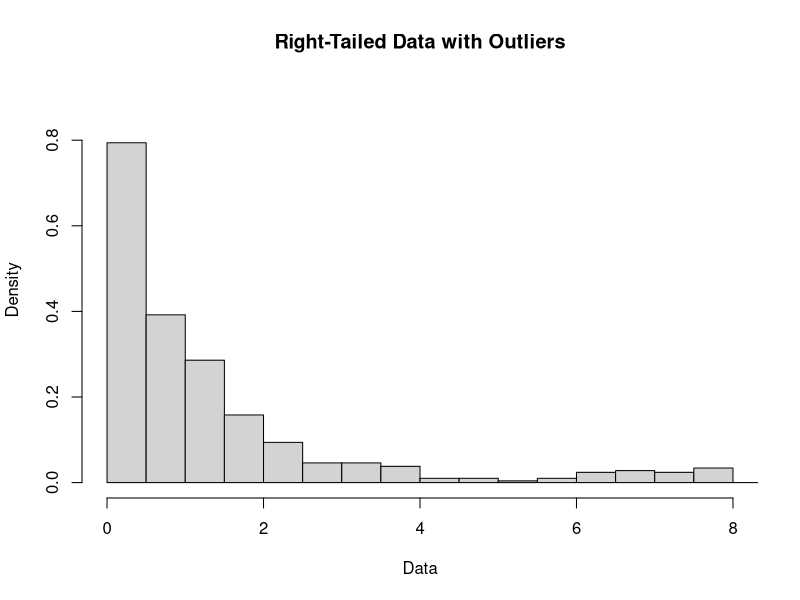
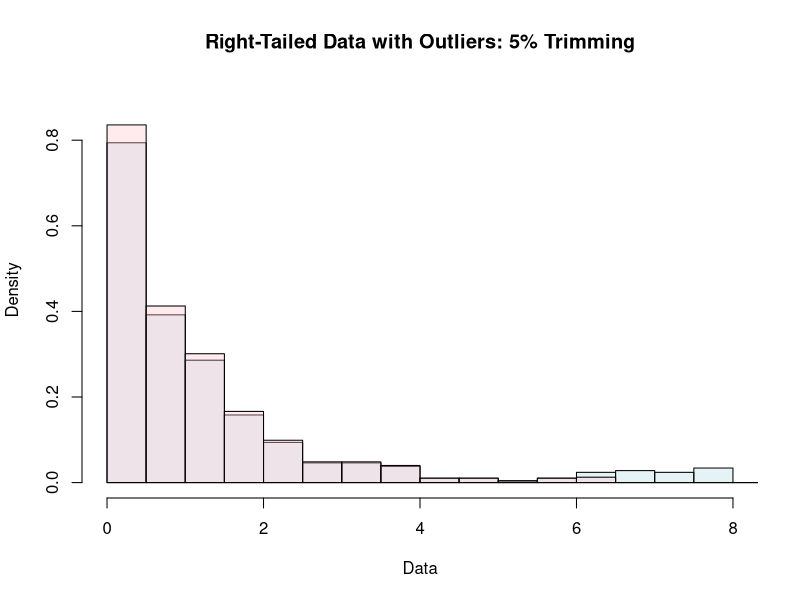
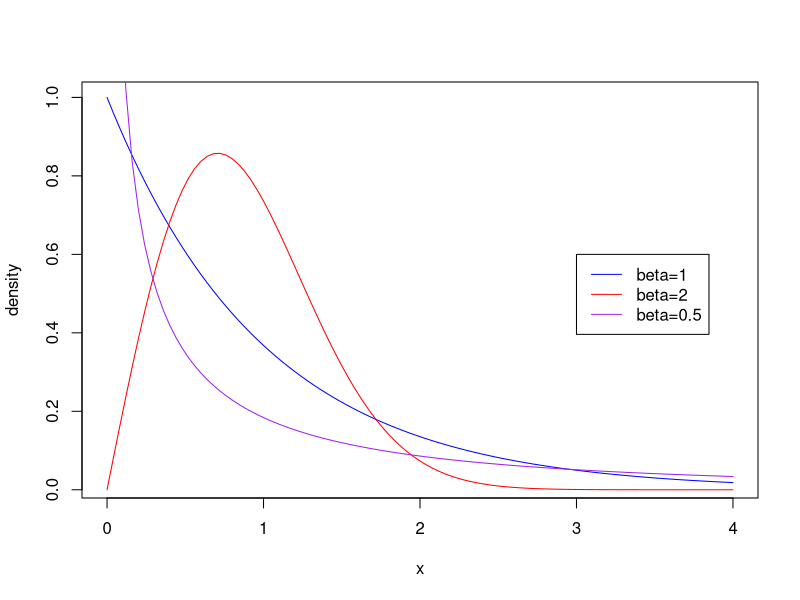

The R source for these figures, in order:
## ---- chunk 1
knitr::opts_chunk$set(cache=TRUE)
knitr::opts_chunk$set(fig.path='figs/')
knitr::opts_chunk$set(cache.path='cache/')

knitr::opts_chunk$set(
                  fig.process = function(x) {
                      x2 = sub('-\\d+([.][a-z]+)$', '\\1', x)
                      if (file.rename(x, x2)) x2 else x
                      }
                  )
## ---- chunk 2
set.seed(20230128)
Data = c(rweibull(950,shape=0.9,scale=1),runif(50,min=6,max=8))
hist(Data,main="Right-Tailed Data with Outliers",
     xlim=c(0,8),breaks=seq(from=0,to=9.5,by=0.5),
     freq=F,ylim=c(0,0.9))
## ---- chunk 3
c1 = rgb(173,216,230,max = 255, alpha = 80, names = "lt.blue")
c2 = rgb(255,192,203, max = 255, alpha = 80, names = "lt.pink")

set.seed(20230128)
Data = c(rweibull(950,shape=0.9,scale=1),runif(50,min=6,max=8))
p = 0.05
q = quantile(Data,probs=1-p)
Data_trim = Data[Data <= q]
hist(Data,main="Right-Tailed Data with Outliers: 5% Trimming",freq=F,
     xlim=c(0,8),ylim=c(0,0.9),col=c1,breaks=seq(from=0,to=9.5,by=0.5))
hist(Data_trim,freq=F,ylim=c(0,0.9),
     xlim=c(0,8), add=TRUE, col=c2,breaks=seq(from=0,to=9.5,by=0.5))
## ---- chunk 4
curve(exp(-x),from=0,to=4,col="Blue",ylab="density")
curve(2*x*exp(-x^2),from=0,to=4,add=T,col="Red")
curve(0.5*(x^(-0.5))*exp(-x^0.5),from=0,to=4,add=T,col="Purple")
legend(3,0.6,legend=c("beta=1","beta=2","beta=0.5"),col=c("Blue","Red","Purple"),lty=c(1,1,1))
